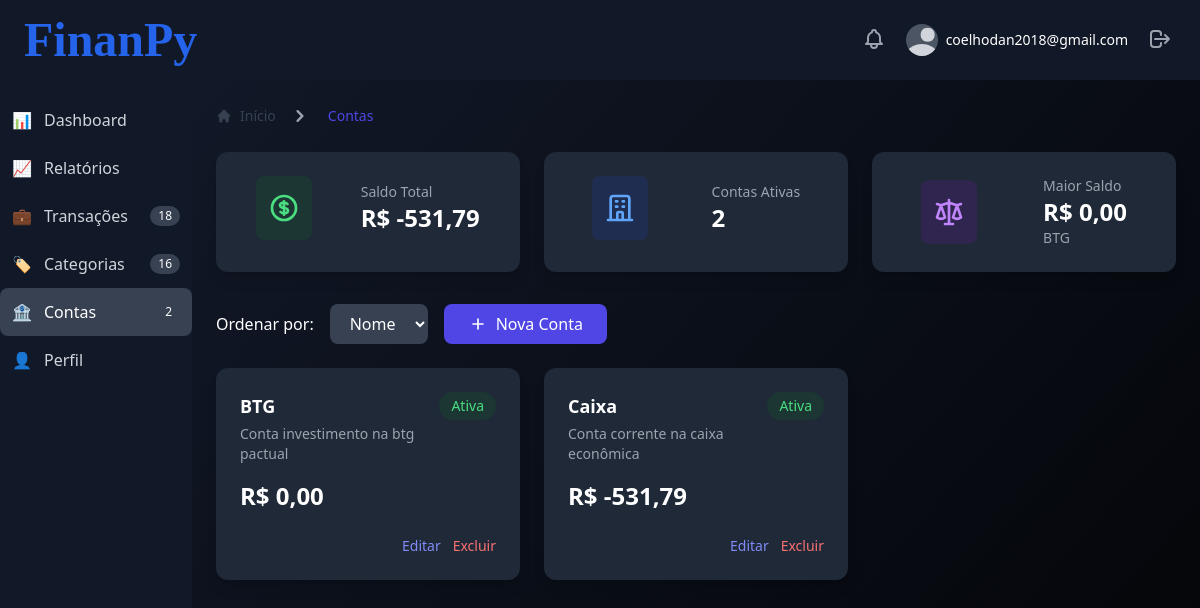
Screenshot of /accounts/ (signed in) with the database file from the repository.
### users/models.py (models this page shows, shortened)
class CustomUser(AbstractBaseUser, PermissionsMixin):
    email = models.EmailField(unique=True)
    is_active = models.BooleanField(default=True)
    is_staff = models.BooleanField(default=False)
    is_superuser = models.BooleanField(default=False)
    created_at = models.DateTimeField(auto_now_add=True)
    updated_at = models.DateTimeField(auto_now=True)
    objects = CustomUserManager()
    USERNAME_FIELD = 'email'
    REQUIRED_FIELDS = []

### accounts/models.py (models this page shows, shortened)
class Account(models.Model):
    user = models.ForeignKey(User, on_delete=models.CASCADE, related_name='accounts')
    name = models.CharField(max_length=100)
    description = models.TextField(blank=True)
    balance = models.DecimalField(
        max_digits=12,
        decimal_places=2,
        default=0.00,
        validators=[MinValueValidator(0)]
    )
    is_active = models.BooleanField(default=True)
    created_at = models.DateTimeField(auto_now_add=True)
    updated_at = models.DateTimeField(auto_now=True)
    class Meta:
        verbose_name = 'Account'
        verbose_name_plural = 'Accounts'
        ordering = ['name']
        unique_together = ('user', 'name')

### accounts/views.py (the view)
# urls.py: path('', views.AccountListView.as_view(), name='list'),
class AccountListView(LoginRequiredMixin, ListView):
    model = Account
    template_name = 'accounts/account_list.html'
    context_object_name = 'accounts'
    paginate_by = 10
    def get_queryset(self):
        queryset = Account.objects.filter(user=self.request.user).select_related('user')
        ordering = self.request.GET.get('ordering', 'name')
        if ordering == 'balance':
            queryset = queryset.order_by('-balance')
        else:
            queryset = queryset.order_by('name')
        return queryset
    def get_context_data(self, **kwargs):
        context = super().get_context_data(**kwargs)
        all_accounts_qs = self.get_queryset()
        total_balance = all_accounts_qs.aggregate(total=Sum('balance'))['total'] or Decimal('0.00')
        active_accounts_count = all_accounts_qs.filter(is_active=True).count()
        highest_balance_account = all_accounts_qs.filter(is_active=True).order_by('-balance').first()
        context.update({
            'total_balance': total_balance,
            'active_accounts_count': active_accounts_count,
            'highest_balance_account': highest_balance_account,
            'breadcrumb_items': [{'title': 'Contas', 'active': True}]
        })
        return context

### templates/accounts/account_list.html (shortened to what this page needs)
{% extends 'base_dashboard.html' %}
{% load humanize %}
{% block dashboard_content %}
<div class="max-w-7xl mx-auto">
    <div class="grid grid-cols-1 md:grid-cols-3 gap-6 mb-8">
        <div class="bg-gray-800 rounded-xl p-6 shadow-lg">
            <div class="flex items-center justify-around">
                <div class="p-3 rounded-lg bg-green-900/30">
                </div>
                <div class="ml-4">
                    <h3 class="text-sm md:text-md font-medium text-gray-400">Saldo Total</h3>
                    <p class="text-xl md:text-2xl font-semibold text-white">R$ {{ total_balance|floatformat:2 }}</p>
                </div>
            </div>
        </div>
        <div class="bg-gray-800 rounded-xl p-6 shadow-lg">
            <div class="flex items-center justify-around">
                <div class="p-3 rounded-lg bg-blue-900/30">
                </div>
                <div class="ml-4">
                    <h3 class="text-sm md:text-md font-medium text-gray-400">Contas Ativas</h3>
                    <p class="text-xl md:text-2xl font-semibold text-white">{{ active_accounts_count }}</p>
                </div>
            </div>
        </div>
        <div class="bg-gray-800 rounded-xl p-6 shadow-lg">
            <div class="flex items-center justify-around">
                <div class="p-3 rounded-lg bg-purple-900/30">
                </div>
                <div class="ml-4">
                    <h3 class="text-sm md:text-md font-medium text-gray-400">Maior Saldo</h3>
                    {% if highest_balance_account %}
                        <p class="text-xl md:text-2xl font-semibold text-white truncate max-w-[180px]" title="{{ highest_balance_account.name }}">R$ {{ highest_balance_account.balance|floatformat:2 }}</p>
                        <p class="text-sm md:text-md text-gray-400 truncate max-w-[180px]" title="{{ highest_balance_account.name }}">{{ highest_balance_account.name }}</p>
                    {% else %}
                        <p class="text-xl font-semibold text-gray-400">-</p>
                    {% endif %}
                </div>
            </div>
        </div>
    </div>
    <div class="flex justify-start items-start sm:items-center mb-6 gap-4">
        <div class="flex items-center space-x-4">
            <span class="text-white">Ordenar por:</span>
            <select id="ordering-select" class="bg-gray-700 text-white rounded-lg px-4 py-2 focus:outline-none focus:ring-2 focus:ring-indigo-500">
                <option value="name" {% if request.GET.ordering == 'name' or not request.GET.ordering %}selected{% endif %}>Nome</option>
            </select>
        </div>
        <a href="{% url 'accounts:create' %}" class="bg-indigo-600 hover:bg-indigo-700 text-white px-6 py-2 rounded-lg transition-colors duration-200 flex items-center">
            <svg class="w-5 h-5 mr-2" fill="none" stroke="currentColor" viewBox="0 0 24 24">
                <path stroke-linecap="round" stroke-linejoin="round" stroke-width="2" d="M12 6v6m0 0v6m0-6h6m-6 0H6"></path>
            </svg>
            Nova Conta
        </a>
    </div>
    <div class="grid grid-cols-1 md:grid-cols-2 lg:grid-cols-3 gap-6">
        {% for account in accounts %}
        <div class="bg-gray-800 rounded-xl p-6 shadow-lg">
            <div class="flex justify-between items-start">
                <div>
                    <h3 class="text-lg font-bold text-white truncate max-w-[200px]" title="{{ account.name }}">{{ account.name }}</h3>
                    <p class="text-gray-400 text-sm mt-1">{{ account.description|truncatechars:50 }}</p>
                </div>
                <span class="inline-flex items-center px-3 py-1 rounded-full text-sm font-medium {% if account.is_active %}bg-green-900/30 text-green-400{% else %}bg-red-900/30 text-red-400{% endif %}">
                    {% if account.is_active %}Ativa{% else %}Inativa{% endif %}
                </span>
            </div>
            <div class="mt-4">
                <p class="text-2xl font-bold text-white">R$ {{ account.balance|floatformat:2 }}</p>
            </div>
            <div class="mt-6 flex justify-end space-x-3">
                <a href="{% url 'accounts:update' account.pk %}" class="text-indigo-400 hover:text-indigo-300 text-sm">Editar</a>
                <a href="{% url 'accounts:delete' account.pk %}" class="text-red-400 hover:text-red-300 text-sm">Excluir</a>
            </div>
        </div>
        {% endfor %}
    </div>
</div>
{% endblock %}

### templates/components/topbar.html (shortened to what this page needs)
<div class="flex items-center justify-between px-6 py-4">
    <div class="flex items-center">
        <a href="/" class="text-5xl font-['Archivo_Black'] font-bold text-blue-600 mr-4">FinanPy</a>
    </div>
    <div class="flex items-center space-x-4">
        <div class="relative">
            <button id="notifications-button" class="p-1 rounded-full text-gray-400 hover:text-white focus:outline-none">
            </button>
        </div>
        <div class="relative">
            <button id="user-menu-button" class="flex items-center max-w-xs text-sm rounded-full focus:outline-none">
                <span class="inline-block h-8 w-8 rounded-full overflow-hidden bg-gray-600">
                </span>
                <span class="ml-2 text-sm font-medium text-white hidden md:block">{{ user.email }}</span>
            </button>
        </div>
        <div class="relative">
            <form id="logout-form" action="{% url 'users:logout' %}" method="post" class="inline">
                <button type="submit" class="text-gray-400 hover:text-white p-1 rounded-full focus:outline-none">
                    <svg class="w-6 h-6" fill="none" stroke="currentColor" viewBox="0 0 24 24" xmlns="http://www.w3.org/2000/svg">
                        <path stroke-linecap="round" stroke-linejoin="round" stroke-width="2" d="M17 16l4-4m0 0l-4-4m4 4H7m6 4v1a3 3 0 01-3 3H6a3 3 0 01-3-3V7a3 3 0 013-3h4a3 3 0 013 3v1"></path>
                    </svg>
                </button>
            </form>
        </div>
    </div>
</div>

### rows the page displays
CustomUser: email "coelhodan2018@gmail.com"
Account: balance "0,00", name "BTG", description "Conta investimento na btg pactual", is_active "Ativa"
Account: name "Caixa", description "Conta corrente na caixa econômica", is_active "Ativa", balance "-531,79"

### other values shown
{{ total_transactions }} "18"
{{ total_categories }} "16"
{{ total_accounts }} "2"
{{ item.title }} "Contas"
{{ total_balance|floatformat:2 }} "-531,79"
{{ active_accounts_count }} "2"
